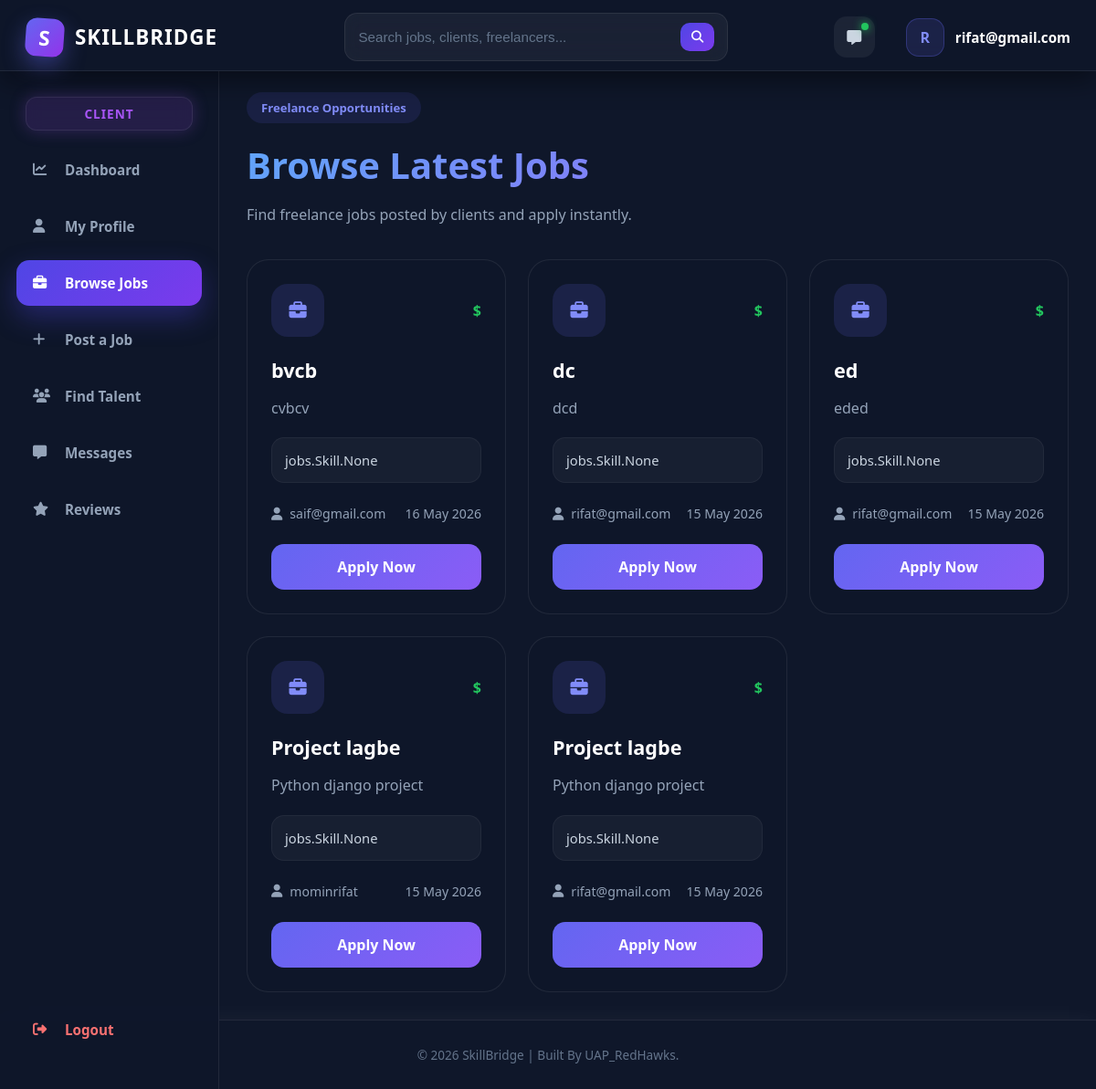
The page /jobs/alljobs/ (signed in) on the database its author committed.
### jobs/models.py (models this page shows, shortened)
class Job(models.Model):
    EXPERIENCE_LEVEL_CHOICES = (
        ('entry', 'Entry Level'),
        ('intermediate', 'Intermediate'),
        ('expert', 'Expert'),
    )
    JOB_TYPE_CHOICES = (
        ('full_time', 'Full Time'),
        ('part_time', 'Part Time'),
        ('remote', 'Remote'),
        ('contract', 'Contract'),
    )
    client = models.ForeignKey(
        User,
        on_delete=models.CASCADE,
        related_name='posted_jobs'
    )
    title = models.CharField(max_length=255)
    description = models.TextField()
    category = models.ForeignKey(
        JobCategory,
        on_delete=models.SET_NULL,
        null=True,
        blank=True
    )
    skills_required = models.ManyToManyField(Skill, blank=True)
    experience_level = models.CharField(
        max_length=20,
        choices=EXPERIENCE_LEVEL_CHOICES,
        default='entry'
    )
    job_type = models.CharField(
        max_length=20,
        choices=JOB_TYPE_CHOICES,
        default='remote'
    )
    budget_min = models.DecimalField(
        max_digits=10,
        decimal_places=2,
        null=True,
        blank=True
    )
    budget_max = models.DecimalField(
        max_digits=10,
        decimal_places=2,
        null=True,
        blank=True
    )
    deadline = models.DateField(null=True, blank=True)
    is_active = models.BooleanField(default=True)
    created_at = models.DateTimeField(auto_now_add=True)

### jobs/views.py (the view)
# urls.py: path('alljobs/', views.job_list, name='job_list'),
@login_required
def job_list(request):
    jobs = Job.objects.filter(is_active=True).order_by('-created_at')
    context = {
        'jobs': jobs
    }
    return render(request, 'jobs/job_list.html', context)

### templates/jobs/job_list.html (shortened to what this page needs)
{% extends 'core/base.html' %}
{% load static %}
{% block extra_css %}
<link rel="stylesheet" href="{% static 'css/jobs/job_list.css' %}">
<link rel="stylesheet" href="https://cdnjs.cloudflare.com/ajax/libs/font-awesome/6.5.1/css/all.min.css">
{% endblock %}
{% block content %}
<div class="job-page">
    <div class="job-top">
        <div>
            <span class="job-tag">
                Freelance Opportunities
            </span>
            <h1>
                Browse Latest Jobs
            </h1>
            <p>
                Find freelance jobs posted by clients and apply instantly.
            </p>
        </div>
    </div>
    <div class="job-grid">
        {% for job in jobs %}
        <div class="job-card">
            <div class="job-card-top">
                <div class="job-icon">
                    <i class="fas fa-briefcase"></i>
                </div>
                <span class="job-budget">
                    ${{ job.budget }}
                </span>
            </div>
            <h2>
                {{ job.title }}
            </h2>
            <p class="job-description">
                {{ job.description|truncatewords:25 }}
            </p>
            <div class="job-skills">
                {{ job.skills_required }}
            </div>
            <div class="job-footer">
                <div class="job-user">
                    <i class="fas fa-user"></i>
                    {{ job.client.username }}
                </div>
                <div class="job-date">
                    {{ job.created_at|date:"d M Y" }}
                </div>
            </div>
            <a href="#" class="apply-btn">
                Apply Now
            </a>
        </div>
        {% endfor %}
    </div>
</div>
{% endblock %}

### templates/core/base.html (shortened to what this page needs)
{% load static %}
<!DOCTYPE html>
<html lang="en">
  <head>
    <link rel="stylesheet" href="https://cdnjs.cloudflare.com/ajax/libs/font-awesome/6.0.0/css/all.min.css" />
    <link rel="stylesheet" href="{% static 'css/core/base.css' %}" />
    {% block extra_css %}
    {% endblock %}
  </head>
  <body>
    <nav class="navbar">
      <div class="nav-container">
        <div class="nav-left">
          <a href="/" class="brand-logo"><div class="logo-box">S</div>SKILLBRIDGE</a>
          {% if user.is_authenticated %}
            <div class="nav-search">
              <form method="GET" action="{% url 'search' %}" class="search-form">
                <input type="text" name="q" placeholder="Search jobs, clients, freelancers..." />
                <button type="submit"><i class="fas fa-search"></i></button>
              </form>
            </div>
          {% endif %}
        </div>
        <div class="nav-right">
          {% if user.is_authenticated %}
            <a href="#" class="message-btn"><i class="fas fa-message"></i></a>
            <div class="user-info">
              <div class="user-avatar">{{ user.username.0|upper }}</div>
              <span class="user-name">{{ user.username }}</span>
            </div>
          {% else %}
            <div class="auth-desktop">
              <a href="{% url 'login' %}" class="btn-login">Login</a>
              <a href="{% url 'signup' %}" class="btn-signup">Sign Up</a>
            </div>
          {% endif %}
        </div>
      </div>
    </nav>
    {% if user.is_authenticated %}
      <div class="dashboard-layout">
        {% with current=request.path %}
          <aside class="sidebar">
            {% if request.session.role == 'freelancer' %}
              <div class="role-badge freelancer">Freelancer</div>
              <a href="{% url 'freelencerdashboard' %}" class="sidebar-item {% if request.resolver_match.url_name == 'freelencerdashboard' %}active{% endif %}"><i class="fas fa-chart-line"></i>Dashboard</a>
              <a href="{% url 'freelancerprofile' %}" class="sidebar-item {% if request.resolver_match.url_name == 'freelancerprofile' %}active{% endif %}"><i class="fas fa-user"></i>My Profile</a>
              <a href="{% url 'job_list' %}" class="sidebar-item {% if request.resolver_match.url_name == 'job_list' %}active{% endif %}"><i class="fas fa-briefcase"></i>Browse Jobs</a>
              <a href="{% url 'my_applications' %}" class="sidebar-item {% if request.resolver_match.url_name == 'my_applications' %}active{% endif %}"><i class="fas fa-file"></i>My Applications</a>
              <a href="{% url 'saved_jobs' %}" class="sidebar-item {% if request.resolver_match.url_name == 'saved_jobs' %}active{% endif %}"><i class="fas fa-bookmark"></i>Saved Jobs</a>
              <a href="#" class="sidebar-item"><i class="fas fa-message"></i>Messages</a>
              <a href="{% url 'frereview' %}" class="sidebar-item {% if request.resolver_match.url_name == 'frereview' %}active{% endif %}"><i class="fas fa-star"></i>Reviews</a>
            {% else %}
              <div class="role-badge client">Client</div>
              <a href="{% url 'clientdashboard' %}" class="sidebar-item {% if request.resolver_match.url_name == 'clientdashboard' %}active{% endif %}"><i class="fas fa-chart-line"></i>Dashboard</a>
              <a href="{% url 'clientprofile' %}" class="sidebar-item {% if request.resolver_match.url_name == 'clientprofile' %}active{% endif %}"><i class="fas fa-user"></i>My Profile</a>
              <a href="{% url 'job_list' %}" class="sidebar-item {% if request.resolver_match.url_name == 'job_list' %}active{% endif %}"><i class="fas fa-briefcase"></i>Browse Jobs</a>
              <a href="{% url 'post_job' %}" class="sidebar-item {% if request.resolver_match.url_name == 'post_job' %}active{% endif %}"><i class="fas fa-plus"></i>Post a Job</a>
              <a href="{% url 'findtalents' %}" class="sidebar-item {% if request.resolver_match.url_name == 'findtalents' %}active{% endif %}"><i class="fas fa-users"></i>Find Talent</a>
              <a href="#" class="sidebar-item"><i class="fas fa-message"></i>Messages</a>
              <a href="{% url 'frereview' %}" class="sidebar-item {% if request.resolver_match.url_name == 'frereview' %}active{% endif %}"><i class="fas fa-star"></i> Reviews</a>
            {% endif %}
            <a href="{% url 'logout' %}" class="sidebar-item logout-sidebar"><i class="fas fa-right-from-bracket"></i>Logout</a>
          </aside>
        {% endwith %}
        <main class="dashboard-content">
          {% block content %}
          {% endblock %}
        </main>
      </div>
    {% else %}
      <main class="main-wrapper">
        {% block guest_content %}
        {% endblock %}
      </main>
    {% endif %}
    <footer class="footer">
      <div class="footer-content">&copy; 2026 SkillBridge | Built By UAP_RedHawks.</div>
    </footer>
  </body>
</html>

### static/css/jobs/job_list.css (style rules this page uses)
.job-page { width: 100%; }
.job-top { margin-bottom: 35px; }
.job-tag { display: inline-block; padding: 8px 16px; border-radius: 30px; background: rgba(99,102,241,0.12); color: #818cf8; font-size: 0.82rem; font-weight: 700; margin-bottom: 18px; }
.job-top h1 { font-size: 2.5rem; font-weight: 800; margin-bottom: 14px; background: linear-gradient(135deg,#60a5fa,#a855f7); -webkit-background-clip: text; -webkit-text-fill-color: transparent; }
.job-top p { color: #94a3b8; max-width: 650px; line-height: 1.7; }
.job-grid { display: grid; grid-template-columns: repeat(3,1fr); gap: 24px; }
.job-card { background: rgba(15,23,42,0.96); border: 1px solid rgba(255,255,255,0.08); border-radius: 24px; padding: 26px; transition: 0.3s ease; }
.job-card-top { display: flex; justify-content: space-between; align-items: center; margin-bottom: 22px; }
.job-icon { width: 58px; height: 58px; border-radius: 18px; background: rgba(99,102,241,0.15); display: flex; justify-content: center; align-items: center; color: #818cf8; font-size: 1.2rem; }
.job-budget { color: #22c55e; font-weight: 800; font-size: 1rem; }
.job-card h2 { color: white; margin-bottom: 14px; font-size: 1.35rem; }
.job-description { color: #94a3b8; line-height: 1.7; margin-bottom: 18px; }
.job-skills { background: rgba(255,255,255,0.04); border: 1px solid rgba(255,255,255,0.05); border-radius: 14px; padding: 14px; color: #cbd5e1; font-size: 0.92rem; margin-bottom: 24px; }
.job-footer { display: flex; justify-content: space-between; align-items: center; margin-bottom: 24px; color: #94a3b8; font-size: 0.88rem; }
.job-user, .job-date { display: flex; align-items: center; gap: 8px; }
.apply-btn { width: 100%; display: inline-flex; justify-content: center; align-items: center; padding: 14px; border-radius: 14px; text-decoration: none; background: linear-gradient(135deg,#6366f1,#8b5cf6); color: white; font-weight: 700; transition: 0.3s ease; }

### rows shown on the page
Job: title "bvcb", description "cvbcv", skills_required "jobs.Skill.None", client.username "saif@gmail.com", created_at "16 May 2026"
Job: title "dc", description "dcd", skills_required "jobs.Skill.None", client.username "rifat@gmail.com", created_at "15 May 2026"
Job: title "ed", description "eded", skills_required "jobs.Skill.None", client.username "rifat@gmail.com", created_at "15 May 2026"
Job: title "Project lagbe", description "Python django project", skills_required "jobs.Skill.None", client.username "mominrifat", created_at "15 May 2026"
Job: title "Project lagbe", description "Python django project", skills_required "jobs.Skill.None", client.username "rifat@gmail.com", created_at "15 May 2026"

### other values the page prints
{{ user.username.0|upper }} "R"
{{ user.username }} "rifat@gmail.com"
